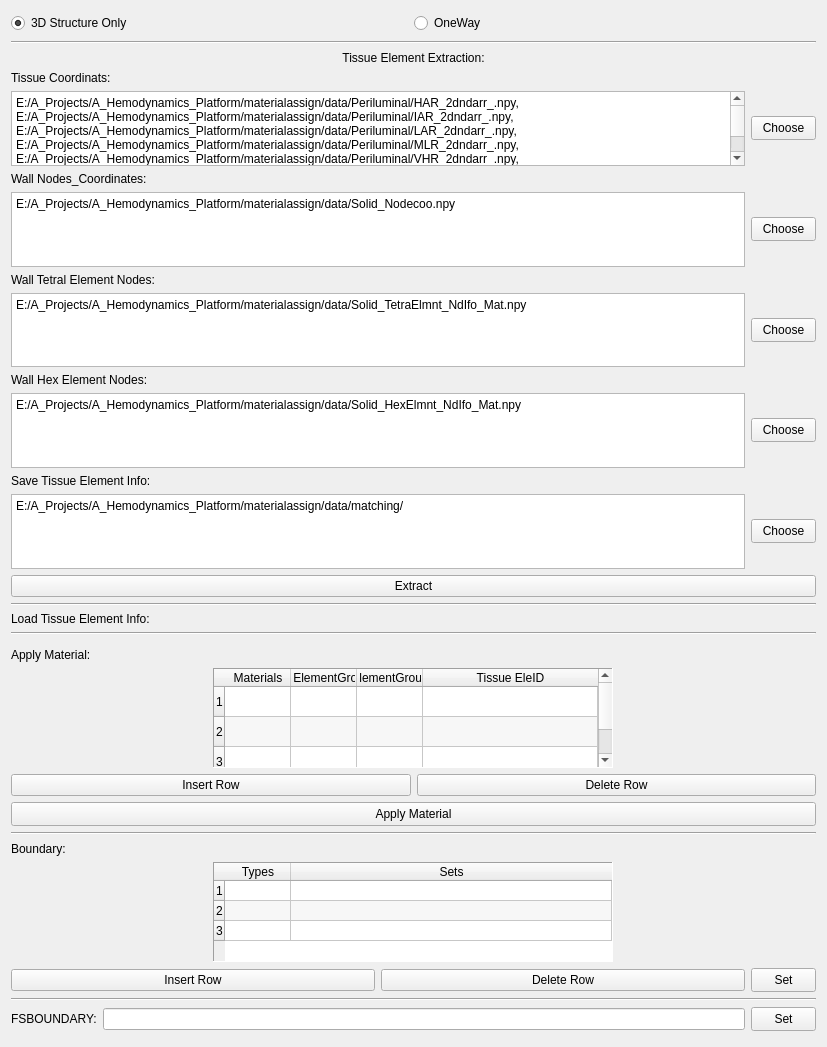
              <widget class="QWidget" name="scrollAreaWidgetContents_8">
               <property name="geometry">
                <rect>
                 <x>0</x>
                 <y>0</y>
                 <width>827</width>
                 <height>1047</height>
                </rect>
               </property>
               <layout class="QVBoxLayout" name="verticalLayout_33">
                <item>
                 <layout class="QHBoxLayout" name="horizontalLayout_GI1_2" stretch="0,0">
                  <property name="spacing">
                   <number>1</number>
                  </property>
                  <property name="sizeConstraint">
                   <enum>QLayout::SetFixedSize</enum>
                  </property>
                  <item>
                   <widget class="QRadioButton" name="radioButton_GI1_2">
                    <property name="sizePolicy">
                     <sizepolicy hsizetype="Minimum" vsizetype="Preferred">
                      <horstretch>0</horstretch>
                      <verstretch>0</verstretch>
                     </sizepolicy>
                    </property>
                    <property name="minimumSize">
                     <size>
                      <width>0</width>
                      <height>24</height>
                     </size>
                    </property>
                    <property name="maximumSize">
                     <size>
                      <width>16777215</width>
                      <height>24</height>
                     </size>
                    </property>
                    <property name="text">
                     <string>3D Structure Only</string>
                    </property>
                    <property name="checked">
                     <bool>true</bool>
                    </property>
                    <attribute name="buttonGroup">
                     <string notr="true">BtnGrp_GI2</string>
                    </attribute>
                   </widget>
                  </item>
                  <item>
                   <widget class="QRadioButton" name="radioButton_GI2_2">
                    <property name="text">
                     <string>OneWay</string>
                    </property>
                    <attribute name="buttonGroup">
                     <string notr="true">BtnGrp_GI2</string>
                    </attribute>
                   </widget>
                  </item>
                 </layout>
                </item>
                <item>
                 <widget class="Line" name="line_GI1_2">
                  <property name="orientation">
                   <enum>Qt::Horizontal</enum>
                  </property>
                 </widget>
                </item>
                <item>
                 <layout class="QVBoxLayout" name="TisuueverticalLayout_GI">
                  <item>
                   <widget class="QLabel" name="TissueElementExtraction_GI">
                    <property name="minimumSize">
                     <size>
                      <width>0</width>
                      <height>15</height>
                     </size>
                    </property>
                    <property name="maximumSize">
                     <size>
                      <width>16777215</width>
                      <height>15</height>
                     </size>
                    </property>
                    <property name="text">
                     <string>Tissue Element Extraction:</string>
                    </property>
                    <property name="textFormat">
                     <enum>Qt::PlainText</enum>
                    </property>
                    <property name="alignment">
                     <set>Qt::AlignCenter</set>
                    </property>
                   </widget>
                  </item>
                  <item>
                   <widget class="QLabel" name="TissueCoor_GI">
                    <property name="text">
                     <string>Tissue Coordinats:</string>
                    </property>
                   </widget>
                  </item>
                  <item>
                   <layout class="QHBoxLayout" name="TissueCoorhorizontalLayout_GI">
                    <item>
                     <widget class="QPlainTextEdit" name="TissueCoortxt_GI">
                      <property name="plainText">
                       <string>E:/A_Projects/A_Hemodynamics_Platform/materialassign/data/Periluminal/HAR_2dndarr_.npy,
E:/A_Projects/A_Hemodynamics_Platform/materialassign/data/Periluminal/IAR_2dndarr_.npy,
E:/A_Projects/A_Hemodynamics_Platform/materialassign/data/Periluminal/LAR_2dndarr_.npy,
E:/A_Projects/A_Hemodynamics_Platform/materialassign/data/Periluminal/MLR_2dndarr_.npy,
E:/A_Projects/A_Hemodynamics_Platform/materialassign/data/Periluminal/VHR_2dndarr_.npy,
E:/A_Projects/A_Hemodynamics_Platform/materialassign/data/Periluminal/VLR_2dndarr_.npy,</string>
                      </property>
                     </widget>
                    </item>
                    <item>
                     <widget class="QPushButton" name="TissueCoorbutton_GI">
                      <property name="minimumSize">
                       <size>
                        <width>65</width>
                        <height>24</height>
                       </size>
                      </property>
                      <property name="maximumSize">
                       <size>
                        <width>65</width>
                        <height>24</height>
                       </size>
                      </property>
                      <property name="text">
                       <string>Choose</string>
                      </property>
                     </widget>
                    </item>
                   </layout>
                  </item>
                  <item>
                   <widget class="QLabel" name="WallNodesCoor_GI">
                    <property name="text">
                     <string>Wall Nodes_Coordinates:</string>
                    </property>
                   </widget>
                  </item>
                  <item>
                   <layout class="QHBoxLayout" name="WallNodesCoorhorizontalLayout_GI">
                    <item>
                     <widget class="QPlainTextEdit" name="WallNodesCoortxt_GI">
                      <property name="plainText">
                       <string>E:/A_Projects/A_Hemodynamics_Platform/materialassign/data/Solid_Nodecoo.npy</string>
                      </property>
                     </widget>
                    </item>
                    <item>
                     <widget class="QPushButton" name="WallNodesCoorpushButton_GI">
                      <property name="minimumSize">
                       <size>
                        <width>65</width>
                        <height>24</height>
                       </size>
                      </property>
                      <property name="maximumSize">
                       <size>
                        <width>65</width>
                        <height>24</height>
                       </size>
                      </property>
                      <property name="text">
                       <string>Choose</string>
                      </property>
                     </widget>
                    </item>
                   </layout>
                  </item>
                  <item>
                   <widget class="QLabel" name="WallElementNode_GI">
                    <property name="text">
                     <string>Wall Tetral Element Nodes:</string>
                    </property>
                   </widget>
                  </item>
                  <item>
                   <layout class="QHBoxLayout" name="WallElementNodehorizontalLayout_GI">
                    <item>
                     <widget class="QPlainTextEdit" name="WallElementNodetst_GI">
                      <property name="plainText">
                       <string>E:/A_Projects/A_Hemodynamics_Platform/materialassign/data/Solid_TetraElmnt_NdIfo_Mat.npy</string>
                      </property>
                     </widget>
                    </item>
                    <item>
                     <widget class="QPushButton" name="WallElementNodepushButton_GI">
                      <property name="minimumSize">
                       <size>
                        <width>65</width>
                        <height>24</height>
                       </size>
                      </property>
                      <property name="maximumSize">
                       <size>
                        <width>65</width>
                        <height>24</height>
                       </size>
                      </property>
                      <property name="text">
                       <string>Choose</string>
                      </property>
                     </widget>
                    </item>
                   </layout>
                  </item>
                  <item>
                   <widget class="QLabel" name="WallHexElementNode_GI">
                    <property name="text">
                     <string>Wall Hex Element Nodes:</string>
                    </property>
                   </widget>
                  </item>
                  <item>
                   <layout class="QHBoxLayout" name="WallElementNodehorizontalLayout_GI_2">
                    <item>
                     <widget class="QPlainTextEdit" name="WallHexElementNodetst_GI">
                      <property name="plainText">
                       <string>E:/A_Projects/A_Hemodynamics_Platform/materialassign/data/Solid_HexElmnt_NdIfo_Mat.npy</string>
                      </property>
                     </widget>
                    </item>
                    <item>
                     <widget class="QPushButton" name="WallHexElementNodepushButton_GI">
                      <property name="minimumSize">
                       <size>
                        <width>65</width>
                        <height>24</height>
                       </size>
                      </property>
                      <property name="maximumSize">
                       <size>
                        <width>65</width>
                        <height>24</height>
                       </size>
                      </property>
                      <property name="text">
                       <string>Choose</string>
                      </property>
                     </widget>
                    </item>
                   </layout>
                  </item>
                  <item>
                   <widget class="QLabel" name="SaveTissueElementInfo">
                    <property name="text">
                     <string>Save Tissue Element Info:</string>
                    </property>
                   </widget>
                  </item>
                  <item>
                   <layout class="QHBoxLayout" name="horizontalLayout_73">
                    <item>
                     <widget class="QPlainTextEdit" name="SaveTissueElementInfoText_GI">
                      <property name="plainText">
                       <string>E:/A_Projects/A_Hemodynamics_Platform/materialassign/data/matching/</string>
                      </property>
                     </widget>
                    </item>
                    <item>
                     <widget class="QPushButton" name="SaveTissueElementInfopushButton_GI">
                      <property name="minimumSize">
                       <size>
                        <width>65</width>
                        <height>24</height>
                       </size>
                      </property>
                      <property name="maximumSize">
                       <size>
                        <width>65</width>
                        <height>24</height>
                       </size>
                      </property>
                      <property name="text">
                       <string>Choose</string>
                      </property>
                     </widget>
                    </item>
                   </layout>
                  </item>
                  <item>
                   <widget class="QPushButton" name="ExtratpushButton_GI">
                    <property name="text">
                     <string>Extract</string>
                    </property>
                   </widget>
                  </item>
                 </layout>
                </item>
                <item>
                 <widget class="Line" name="line_94">
                  <property name="orientation">
                   <enum>Qt::Horizontal</enum>
                  </property>
                 </widget>
                </item>
                <item>
                 <widget class="QLabel" name="label_359">
                  <property name="text">
                   <string>Load Tissue Element Info:</string>
                  </property>
                 </widget>
                </item>
                <item>
                 <widget class="Line" name="line_96">
                  <property name="orientation">
                   <enum>Qt::Horizontal</enum>
                  </property>
                 </widget>
                </item>
                <item>
                 <widget class="Line" name="line_95">
                  <property name="orientation">
                   <enum>Qt::Vertical</enum>
                  </property>
                 </widget>
                </item>
                <item>
                 <layout class="QVBoxLayout" name="verticalLayout_GI2_2">
                  <item>
                   <widget class="QLabel" name="label_GI6_2">
                    <property name="minimumSize">
                     <size>
                      <width>0</width>
                      <height>15</height>
                     </size>
                    </property>
                    <property name="maximumSize">
                     <size>
                      <width>16777215</width>
                      <height>15</height>
                     </size>
                    </property>
                    <property name="text">
                     <string>Apply Material:</string>
                    </property>
                   </widget>
                  </item>
                  <item>
                   <layout class="QHBoxLayout" name="horizontalLayout_GI8_2">
                    <item>
                     <widget class="QTableWidget" name="ApplyMaterialGI4_2">
                      <property name="sizePolicy">
                       <sizepolicy hsizetype="Expanding" vsizetype="Expanding">
                        <horstretch>0</horstretch>
                        <verstretch>0</verstretch>
                       </sizepolicy>
                      </property>
                      <property name="minimumSize">
                       <size>
                        <width>40</width>
                        <height>100</height>
                       </size>
                      </property>
                      <property name="maximumSize">
                       <size>
                        <width>400</width>
                        <height>16777215</height>
                       </size>
                      </property>
                      <property name="frameShape">
                       <enum>QFrame::Panel</enum>
                      </property>
                      <property name="sizeAdjustPolicy">
                       <enum>QAbstractScrollArea::AdjustToContentsOnFirstShow</enum>
                      </property>
                      <property name="editTriggers">
                       <set>QAbstractItemView::DoubleClicked|QAbstractItemView::SelectedClicked</set>
                      </property>
                      <property name="alternatingRowColors">
                       <bool>true</bool>
                      </property>
                      <property name="rowCount">
                       <number>3</number>
                      </property>
                      <attribute name="horizontalHeaderMinimumSectionSize">
                       <number>20</number>
                      </attribute>
                      <attribute name="horizontalHeaderDefaultSectionSize">
                       <number>66</number>
                      </attribute>
                      <attribute name="horizontalHeaderStretchLastSection">
                       <bool>true</bool>
                      </attribute>
                      <attribute name="verticalHeaderMinimumSectionSize">
                       <number>20</number>
                      </attribute>
                      <row>
                       <property name="text">
                        <string>1</string>
                       </property>
                      </row>
                      <row>
                       <property name="text">
                        <string>2</string>
                       </property>
                      </row>
                      <row/>
                      <column>
                       <property name="text">
                        <string>Materials</string>
                       </property>
                      </column>
                      <column>
                       <property name="text">
                        <string>OriElementGroup</string>
                       </property>
                      </column>
                      <column>
                       <property name="text">
                        <string>ElementGroup</string>
                       </property>
                      </column>
                      <column>
                       <property name="text">
                        <string>Tissue EleID</string>
                       </property>
                      </column>
                     </widget>
                    </item>
                   </layout>
                  </item>
                  <item>
                   <layout class="QHBoxLayout" name="horizontalLayout_GI19_2">
                    <item>
                     <widget class="QPushButton" name="ADDmaterial_GI">
                      <property name="text">
                       <string>Insert Row</string>
                      </property>
                     </widget>
                    </item>
                    <item>
                     <widget class="QPushButton" name="Deletematerial_GI">
                      <property name="text">
                       <string>Delete Row</string>
                      </property>
                     </widget>
                    </item>
                   </layout>
                  </item>
                  <item>
                   <widget class="QPushButton" name="setmaterialGI6_2">
                    <property name="sizePolicy">
                     <sizepolicy hsizetype="Preferred" vsizetype="Preferred">
                      <horstretch>0</horstretch>
                      <verstretch>0</verstretch>
                     </sizepolicy>
                    </property>
                    <property name="minimumSize">
                     <size>
                      <width>65</width>
                      <height>24</height>
                     </size>
                    </property>
                    <property name="maximumSize">
                     <size>
                      <width>1666</width>
                      <height>24</height>
                     </size>
                    </property>
                    <property name="text">
                     <string>Apply Material</string>
                    </property>
                   </widget>
                  </item>
                 </layout>
                </item>
                <item>
                 <widget class="Line" name="line_GI2_2">
                  <property name="orientation">
                   <enum>Qt::Horizontal</enum>
                  </property>
                 </widget>
                </item>
                <item>
                 <layout class="QVBoxLayout" name="verticalLayout_GI3_2">
                  <item>
                   <widget class="QLabel" name="label_GI8_2">
                    <property name="minimumSize">
                     <size>
                      <width>0</width>
                      <height>15</height>
                     </size>
                    </property>
                    <property name="maximumSize">
                     <size>
                      <width>16777215</width>
                      <height>15</height>
                     </size>
                    </property>
                    <property name="text">
                     <string>Boundary:</string>
                    </property>
                   </widget>
                  </item>
                  <item>
                   <layout class="QHBoxLayout" name="horizontalLayout_GI7_2">
                    <property name="spacing">
                     <number>1</number>
                    </property>
                    <item>
                     <widget class="QTableWidget" name="SBoundary_GI">
                      <property name="sizePolicy">
                       <sizepolicy hsizetype="Expanding" vsizetype="Expanding">
                        <horstretch>0</horstretch>
                        <verstretch>0</verstretch>
                       </sizepolicy>
                      </property>
                      <property name="minimumSize">
                       <size>
                        <width>40</width>
                        <height>100</height>
                       </size>
                      </property>
                      <property name="maximumSize">
                       <size>
                        <width>400</width>
                        <height>16777215</height>
                       </size>
                      </property>
                      <property name="frameShape">
                       <enum>QFrame::Panel</enum>
                      </property>
                      <property name="editTriggers">
                       <set>QAbstractItemView::DoubleClicked|QAbstractItemView::SelectedClicked</set>
                      </property>
                      <property name="alternatingRowColors">
                       <bool>true</bool>
                      </property>
                      <attribute name="horizontalHeaderMinimumSectionSize">
                       <number>20</number>
                      </attribute>
                      <attribute name="horizontalHeaderDefaultSectionSize">
                       <number>66</number>
                      </attribute>
                      <attribute name="horizontalHeaderStretchLastSection">
                       <bool>true</bool>
                      </attribute>
                      <attribute name="verticalHeaderMinimumSectionSize">
                       <number>20</number>
                      </attribute>
                      <attribute name="verticalHeaderDefaultSectionSize">
                       <number>20</number>
                      </attribute>
                      <row>
                       <property name="text">
                        <string>1</string>
                       </property>
                      </row>
                      <row>
                       <property name="text">
                        <string>2</string>
                       </property>
                      </row>
                      <row>
                       <property name="text">
                        <string>3</string>
                       </property>
                      </row>
                      <column>
                       <property name="text">
                        <string>Types</string>
                       </property>
                      </column>
                      <column>
                       <property name="text">
                        <string>Sets</string>
                       </property>
                      </column>
                      <item row="0" column="0">
                       <property name="text">
                        <string/>
                       </property>
                      </item>
                      <item row="0" column="1">
                       <property name="text">
                        <string/>
                       </property>
                      </item>
                     </widget>
                    </item>
                   </layout>
                  </item>
                  <item>
                   <layout class="QHBoxLayout" name="horizontalLayout_GI20_2">
                    <item>
                     <widget class="QPushButton" name="AddBoundaryConditionGI">
                      <property name="text">
                       <string>Insert Row</string>
                      </property>
                     </widget>
                    </item>
                    <item>
                     <widget class="QPushButton" name="DelBoundaryConditionGI">
                      <property name="text">
                       <string>Delete Row</string>
                      </property>
                     </widget>
                    </item>
                    <item>
                     <widget class="QPushButton" name="setBoundary_GI">
                      <property name="sizePolicy">
                       <sizepolicy hsizetype="Preferred" vsizetype="Preferred">
                        <horstretch>0</horstretch>
                        <verstretch>0</verstretch>
                       </sizepolicy>
                      </property>
                      <property name="minimumSize">
                       <size>
                        <width>65</width>
                        <height>24</height>
                       </size>
                      </property>
                      <property name="maximumSize">
                       <size>
                        <width>65</width>
                        <height>24</height>
                       </size>
                      </property>
                      <property name="text">
                       <string>Set</string>
                      </property>
                     </widget>
                    </item>
                   </layout>
                  </item>
                  <item>
                   <widget class="Line" name="line_25">
                    <property name="orientation">
                     <enum>Qt::Horizontal</enum>
                    </property>
                   </widget>
                  </item>
                  <item>
                   <layout class="QHBoxLayout" name="horizontalLayout_GI9_2">
                    <property name="bottomMargin">
                     <number>5</number>
                    </property>
                    <item>
                     <widget class="QLabel" name="label_GI7_2">
                      <property name="minimumSize">
                       <size>
                        <width>0</width>
                        <height>15</height>
                       </size>
                      </property>
                      <property name="maximumSize">
                       <size>
                        <width>16777215</width>
                        <height>15</height>
                       </size>
                      </property>
                      <property name="text">
                       <string>FSBOUNDARY:</string>
                      </property>
                     </widget>
                    </item>
                    <item>
                     <widget class="QLineEdit" name="lineEditGI_2"/>
                    </item>
                    <item>
                     <widget class="QPushButton" name="FSIset_GI7_2">
                      <property name="sizePolicy">
                       <sizepolicy hsizetype="Preferred" vsizetype="Preferred">
                        <horstretch>0</horstretch>
                        <verstretch>0</verstretch>
                       </sizepolicy>
                      </property>
                      <property name="minimumSize">
                       <size>
                        <width>65</width>
                        <height>24</height>
                       </size>
                      </property>
                      <property name="maximumSize">
                       <size>
                        <width>65</width>
                        <height>24</height>
                       </size>
                      </property>
                      <property name="text">
                       <string>Set</string>
                      </property>
                     </widget>
                    </item>
                   </layout>
                  </item>
                 </layout>
                </item>
                <item>
                 <spacer name="verticalSpacer_GI1_2">
                  <property name="orientation">
                   <enum>Qt::Vertical</enum>
                  </property>
                  <property name="sizeHint" stdset="0">
                   <size>
                    <width>20</width>
                    <height>0</height>
                   </size>
                  </property>
                 </spacer>
                </item>
               </layout>
              </widget>
